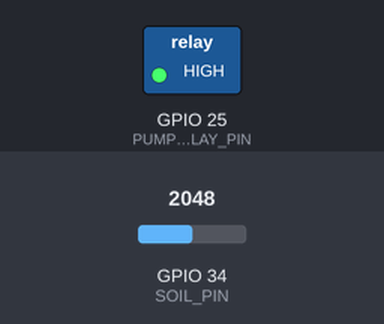
A program run on a simulated ESP32. On the bench: switched loads named in the program (green lamp = pin HIGH). The test bench sets the inputs (shaded band); at power-on: GPIO 34 (SOIL_PIN) = 2048. WiFi joins after 1.5 s; servers stay silent unless stated; uploads are accepted with an empty reply; what the program prints to the serial monitor is not drawn.

Above: at 2.7 s.
2.8 s: GPIO 34 (SOIL_PIN) set to 2678
4.7 s: GPIO 34 (SOIL_PIN) set to 2759
At 6.2 s:
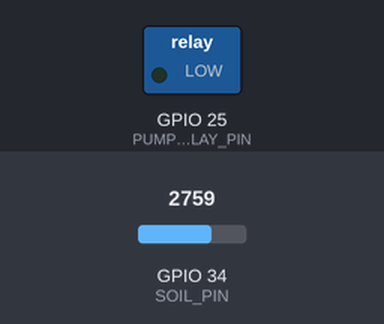
Timing chart, 0 to 25.6 s (numbered marks = the images above; inputs shaded):
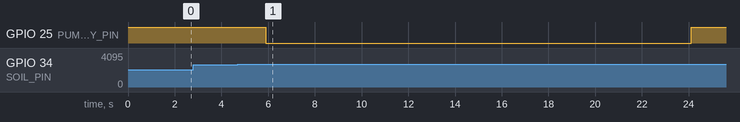

The program:

main.cpp
```cpp
#include <Arduino.h>
#include <WiFi.h>
#include <HTTPClient.h>
#include <ArduinoJson.h>

const char* WIFI_SSID = "ID";
const char* WIFI_PASSWORD = "PASSWORD";
const String SERVER_BASE = "http://192.168.100.8:5000";

const int SOIL_PIN = 34;
const int PUMP_RELAY_PIN = 25;

const float SOIL_DRY_RAW = 4095.0f;
const float SOIL_WET_RAW = 1800.0f;
const int TARGET_MOISTURE = 60;
const int PUMP_RUN_TIME_MS = 18000;
const int STATUS_INTERVAL_MS = 5000;

bool pumpRunning = false;
bool reservoirEmpty = false;
unsigned long pumpStartedAt = 0;
unsigned long lastStatusUpdate = 0;

float readSoilMoisturePercent()
{
  int raw = analogRead(SOIL_PIN);

  if (raw >= SOIL_DRY_RAW) {
    return 0.0f;
  }

  if (raw <= SOIL_WET_RAW) {
    return 100.0f;
  }

  float mapped = (SOIL_DRY_RAW - raw) / (SOIL_DRY_RAW - SOIL_WET_RAW);
  float pct = constrain(mapped * 100.0f, 0.0f, 100.0f);
  return pct;
}

void setPumpState(bool enabled)
{
  pumpRunning = enabled;
  digitalWrite(PUMP_RELAY_PIN, enabled ? LOW : HIGH);
}

bool httpPostJson(const String& endpoint, const String& payload)
{
  if (WiFi.status() != WL_CONNECTED) {
    return false;
  }

  HTTPClient http;
  String url = SERVER_BASE + endpoint;
  http.begin(url);
  http.addHeader("Content-Type", "application/json");

  int httpCode = http.POST(payload);
  bool ok = (httpCode >= 200 && httpCode < 300);
  http.end();
  return ok;
}

void sendStatusToServer(float moisturePercent)
{
  StaticJsonDocument<256> doc;
  doc["moisture"] = (int)round(moisturePercent);
  doc["pump_running"] = pumpRunning;
  doc["reservoir_empty"] = reservoirEmpty;
  doc["alert_message"] = reservoirEmpty ? "Reservatório vazio. Encha o reservatório para retomar a irrigação." : "Sistema funcionando normalmente.";

  String payload;
  serializeJson(doc, payload);
  httpPostJson("/api/esp32/update", payload);
}

bool requestReservoirStatus()
{
  if (WiFi.status() != WL_CONNECTED) {
    return false;
  }

  HTTPClient http;
  String url = SERVER_BASE + "/api/esp32/status";
  http.begin(url);

  int httpCode = http.GET();

  if (httpCode != HTTP_CODE_OK) {
    http.end();
    return false;
  }

  String response = http.getString();
  http.end();

  StaticJsonDocument<256> doc;
  DeserializationError error = deserializeJson(doc, response);
  if (error) {
    return false;
  }

  if (doc["reservoir_empty"].is<bool>()) {
    reservoirEmpty = doc["reservoir_empty"].as<bool>();
  }

  if (doc["target_moisture"].is<int>()) {
    // target moisture is not used here directly, but available for future logic
  }

  return true;
}

void connectWiFi()
{
  WiFi.mode(WIFI_STA);
  WiFi.begin(WIFI_SSID, WIFI_PASSWORD);

  Serial.println("Conectando ao WiFi...");

  int attempts = 0;
  while (WiFi.status() != WL_CONNECTED && attempts < 30) {
    delay(500);
    Serial.print(".");
    attempts++;
  }

  if (WiFi.status() == WL_CONNECTED) {
    Serial.println();
    Serial.print("WiFi conectado: ");
    Serial.println(WiFi.localIP());
  } else {
    Serial.println();
    Serial.println("Falha ao conectar ao WiFi. O sistema continuará tentando.");
  }
}

void setup()
{
  Serial.begin(115200);

  pinMode(SOIL_PIN, INPUT);
  pinMode(PUMP_RELAY_PIN, OUTPUT);
  digitalWrite(PUMP_RELAY_PIN, HIGH);

  connectWiFi();
}

void loop()
{
  float moisture = readSoilMoisturePercent();

  if (millis() - lastStatusUpdate >= STATUS_INTERVAL_MS) {
    requestReservoirStatus();
    sendStatusToServer(moisture);
    lastStatusUpdate = millis();
  }

  if (reservoirEmpty) {
    if (pumpRunning) {
      setPumpState(false);
    }
    delay(1000);
    return;
  }

  if (!pumpRunning && moisture < TARGET_MOISTURE) {
    Serial.println("Umidade baixa. Ligando a bomba...");
    setPumpState(true);
    pumpStartedAt = millis();
  }

  if (pumpRunning) {
    if (millis() - pumpStartedAt >= PUMP_RUN_TIME_MS) {
      setPumpState(false);
      Serial.println("Tempo maximo da bomba atingido.");

      if (moisture < TARGET_MOISTURE) {
        Serial.println("Umidade ainda baixa. Reservatório vazio ou bomba sem sucção.");
        reservoirEmpty = true;
        sendStatusToServer(moisture);
      }
    }
  }

  if (pumpRunning && moisture >= TARGET_MOISTURE) {
    Serial.println("Umidade atingida. Desligando bomba.");
    setPumpState(false);
  }

  delay(1000);
}
```

Measured:
- the behaviour switches between 2718 and 2719 on GPIO 34 (SOIL_PIN) (found by bisection; images 0 and 1)
- after the input at 2.8 s, every drawn part: stays the same
- after the input at 4.7 s, GPIO 25 (PUMP_RELAY_PIN): HIGH → LOW after 1.2 s, → HIGH 18.2 s later
